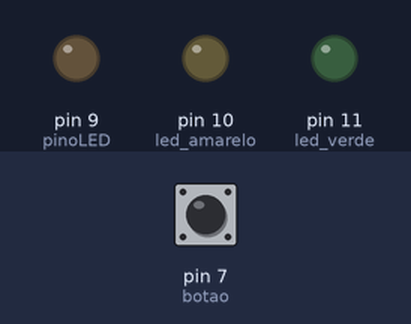
The sketch below on a simulated Arduino Uno, built with avr-gcc and run on an emulated ATmega328P. On the bench: output pins drawn as LEDs (lit = HIGH). The inputs (shaded band) are chosen by the test bench; at power-on: pin 7 (botao) LOW.

Above: at 1.2 s.
1.3 s: pin 7 (botao) pulled HIGH for 0.15 s
At 2.7 s:
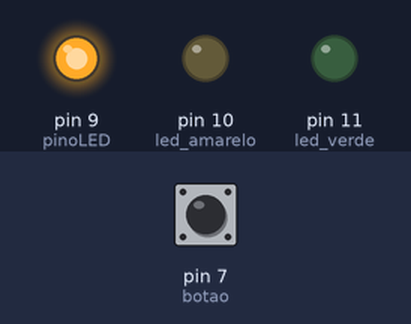
3.0 s: pin 7 (botao) pulled HIGH for 1 s
At 5.2 s:
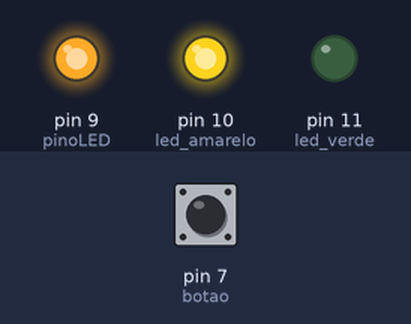
5.5 s: pin 7 (botao) pulled HIGH for 0.15 s
At 6.0 s:
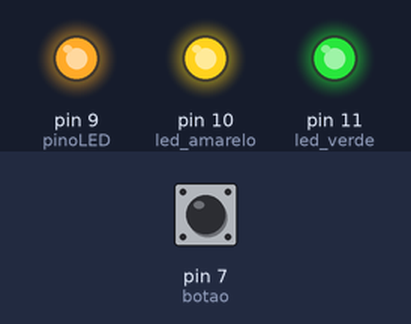
7.2 s: pin 7 (botao) pulled HIGH for 3.2 s
At 11.4 s:
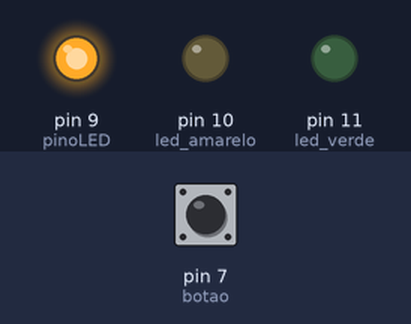
Timing chart, 0 to 12.9 s (numbered marks = the images above; inputs shaded):
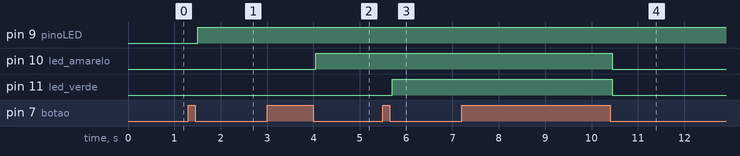

Measured:
- after the input at 1.3 s, pin 9 (pinoLED): LOW → HIGH after 0.20 s
- after the input at 3.0 s, pin 10 (led_amarelo): LOW → HIGH after 1.1 s
- after the input at 5.5 s, pin 11 (led_verde): LOW → HIGH after 0.20 s
- after the input at 7.2 s, pin 10 (led_amarelo), pin 11 (led_verde): HIGH → LOW after 3.3 s

The sketch:

clique_botao.ino
```cpp
#define pinoLED 9
#define botao 7
#define led_amarelo 10
#define led_verde 11

int clique =0;
void contador() {

  if (digitalRead(botao) == HIGH) {
    clique++;

    delay(50);
    while (digitalRead(botao) == HIGH);
    delay(50);
  }


  if (clique == 1) {
    digitalWrite(pinoLED, HIGH);
  } else if (clique == 2) {
    digitalWrite(led_amarelo, HIGH);
  } else if (clique == 3) {
    digitalWrite(led_verde, HIGH);
  } else if (clique > 3) {

    digitalWrite(led_amarelo, LOW);
    digitalWrite(led_verde, LOW);
    clique = 0;
  }
}


void setup() {
  pinMode(9, OUTPUT);
  pinMode(7,INPUT);
  pinMode(10,OUTPUT);
  pinMode(11,OUTPUT);

}

void loop() {
  contador();

}
```
